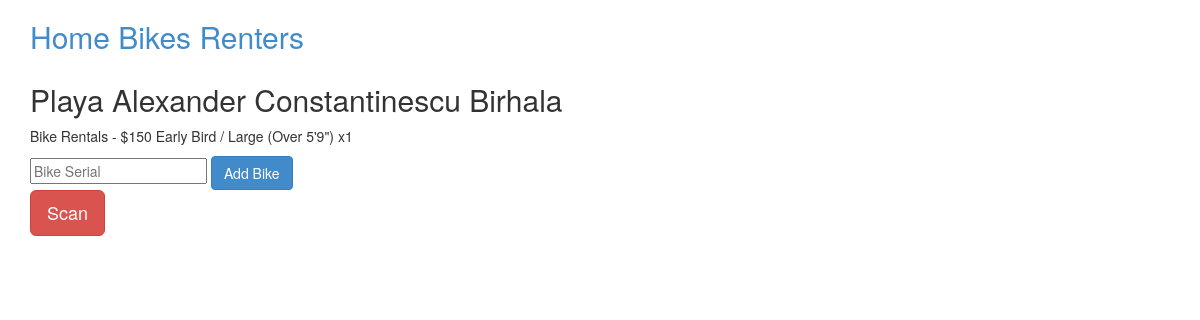
The page /renter/1 on the database its author committed.
### bike/models.py (models this page shows, shortened)
class Renter(Base):
  __tablename__ = 'renter'
  id = Column(Integer, primary_key=True)
  name = Column(String(255), unique=False)
  email = Column(String(255), unique=False)
  code = Column(String(255), unique=True)
  bikes = relationship('Bike', backref=backref('renter'))
  zipcode = Column(String(255))
  phone = Column(String(255))
  desc = Column(String)
  qty = Column(Integer)

### bike/views.py (the view, shortened to what this page needs)
@app.route('/renter/<oid>', methods=['GET','POST'])
def renter(oid):
  if not db.query(Renter).filter_by(id=oid).count():
    abort(404)
  renter = db.query(Renter).filter_by(id=oid)[0]
  err = ''
  return render_template('renter.html', renter=renter, error=err)

### bike/__init__.py (called while the page is built)
@app.teardown_appcontext
def shutdown_session(exception=None):
  db.remove()

### bike/templates/renter.html (shortened to what this page needs)
{% extends "base.html" %}
{% block content %}
  <h2>Playa {{renter.name}}</h2>
  <p>{{renter.desc}} x{{renter.qty}}</p>
  <form method="POST">
  	<input type="text" name="attach_bike" placeholder="Bike Serial">
  	<input type="submit" value="Add Bike" class="btn btn-hg btn-primary">
  </form>
  <a href="zxing://scan/?ret={{url_for('renter', oid=renter.id, _external=True)|urlencode}}?attach_bike=%7BCODE%7D" class="btn btn-lg btn-danger">Scan</a>
{% endblock %}

### rows shown on the page
Renter: name "Alexander Constantinescu Birhala", desc "Bike Rentals - $150 Early Bird / Large (Over 5'9\")", qty "1"
